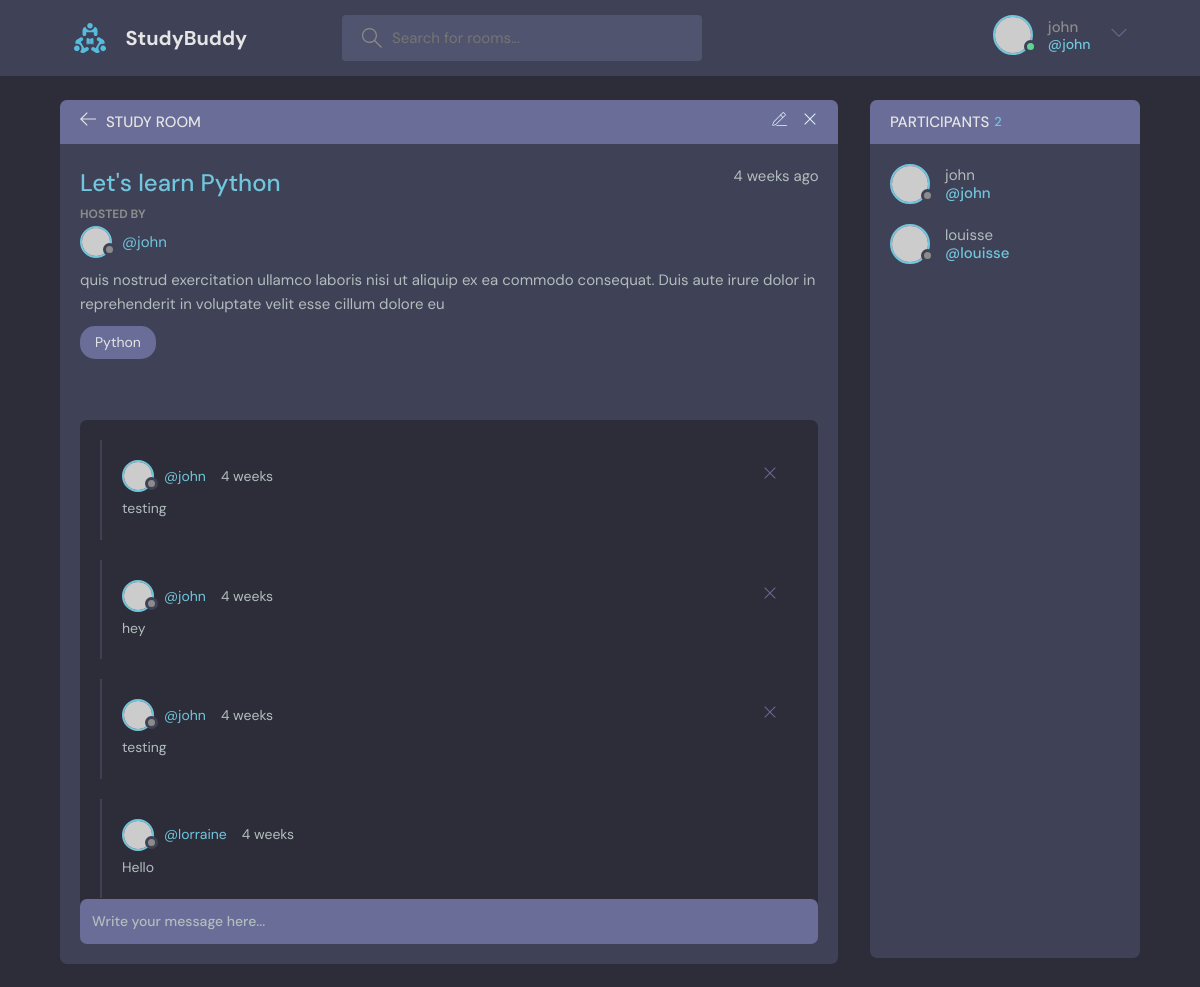
/room/2/ (signed in), run on the app's committed database.
### baseapp/models.py (models this page shows, shortened)
class Room(models.Model):
    host = models.ForeignKey(User, on_delete=models.SET_NULL, null=True)       # when User table got deleted the host data will set to Null
    topic = models.ForeignKey(Topic, on_delete=models.SET_NULL, null=True)     # Cascade - when User table got deleted the host data will delete too
    name = models.CharField(max_length=255)
    description = models.TextField(null=True, blank=True)
    participant = models.ManyToManyField(User, related_name="participants", blank=True)   # models.ManyToManyField(<Tablename>,<name use in views.py>, it's okay to get an empty value in participants) # related_name = name in admin panel
    updated = models.DateTimeField(auto_now=True)
    created = models.DateTimeField(auto_now_add=True)
    class Meta:
        ordering = ["-updated", "-created"]         # with '-' is descending order (last will be the first)

class Topic(models.Model):
    name = models.CharField(max_length=255)

class Message(models.Model):
    user = models.ForeignKey(User, on_delete=models.CASCADE)                # -> foreignkey is to connect another table
    room = models.ForeignKey(Room, on_delete=models.SET_NULL, null=True)    # model.key -> the Room table is the 'parent' and the Message table is the 'child'
    body = models.TextField()
    updated = models.DateTimeField(auto_now=True)
    created = models.DateTimeField(auto_now_add=True)
    class Meta:
        ordering = ["-updated", "-created"]

### baseapp/views.py (the view, shortened to what this page needs)
# urls.py: path("room/<int:id>/", views.room, name="room"),
def room(request, id):
    room = Room.objects.all().get(id=id)
    room_message = room.message_set.all()           # <parent_table>.<child_talbe(lowecase)>.message_set.all() -> call all data from child table which is the message (many to one)
    room_participants = room.participant.all()      # get the child of Room (id is equal to 1)
    context = {
        "room": room,
        "room_messages": room_message,
        "room_participants": room_participants
    }
    return render(request, "room.html", context)

### baseapp/templates/room.html (shortened to what this page needs)
{% extends 'main.html' %}
{% block content %}
<main class="profile-page layout layout--2">
  <div class="container">
    <div class="room">
      <div class="room__top">
        <div class="room__topLeft">
          <a href="/">
            <svg version="1.1" xmlns="http://www.w3.org/2000/svg" width="32" height="32" viewBox="0 0 32 32">
              <title>arrow-left</title>
              <path
                d="M13.723 2.286l-13.723 13.714 13.719 13.714 1.616-1.611-10.96-10.96h27.625v-2.286h-27.625l10.965-10.965-1.616-1.607z"
              ></path>
            </svg>
          </a>
          <h3>Study Room</h3>
        </div>
        {% if request.user == room.host %}
        <div class="room__topRight">
          <a href="/update-room/{{room.id}}">
          </a>
          <a href="/delete-room/{{room.id}}">
            <svg version="1.1" xmlns="http://www.w3.org/2000/svg" width="32" height="32" viewBox="0 0 32 32">
              <title>remove</title>
              <path
                d="M27.314 6.019l-1.333-1.333-9.98 9.981-9.981-9.981-1.333 1.333 9.981 9.981-9.981 9.98 1.333 1.333 9.981-9.98 9.98 9.98 1.333-1.333-9.98-9.98 9.98-9.981z"
              ></path>
            </svg>
          </a>
        </div>
        {% endif %}
      </div>
      <div class="room__box scroll">
        <div class="room__header scroll">
          <div class="room__info">
            <h3>{{room.name}}</h3>
            <span>{{room.created|timesince}} ago</span>
          </div>
          <div class="room__hosted">
            <p>Hosted By</p>
            <a href="/profile/{{room.host.id}}" class="room__author">
              <div class="avatar avatar--small">
                <img src="https://randomuser.me/api/portraits/men/37.jpg" />
              </div>
              <span>@{{room.host}}</span>
            </a>
          </div>
          <div class="room__details">
            {{room.description}}
          </div>
          <span class="room__topics">{{room.topic.name}}</span>
        </div>
        <div class="room__conversation">
          <div class="threads scroll">
            {% for message in room_messages %}
            <div class="thread">
              <div class="thread__top">
                <div class="thread__author">
                  <a href="/profile/{{message.user.id}}" class="thread__authorInfo">
                    <div class="avatar avatar--small">
                      <img src="https://randomuser.me/api/portraits/men/37.jpg" />
                    </div>
                    <span>@{{message.user.username}}</span>
                  </a>
                  <span class="thread__date">{{message.room.created|timesince}}</span>
                </div>
                {% if request.user == message.user %}
                <a href="/delete-message/{{message.id}}">
                <div class="thread__delete">
                  <svg version="1.1" xmlns="http://www.w3.org/2000/svg" width="32" height="32" viewBox="0 0 32 32">
                    <title>remove</title>
                    <path
                      d="M27.314 6.019l-1.333-1.333-9.98 9.981-9.981-9.981-1.333 1.333 9.981 9.981-9.981 9.98 1.333 1.333 9.981-9.98 9.98 9.98 1.333-1.333-9.98-9.98 9.98-9.981z"
                    ></path>
                  </svg>
                </div>
                </a>
                {% endif %}
              </div>
              <div class="thread__details">
                {{message.body}}
              </div>
            </div>
            {% endfor %}
          </div>
        </div>
      </div>
      <div class="room__message">
        <form method="POST" action="#">
          <input name="body" placeholder="Write your message here..." />
        </form>
      </div>
    </div>
    <div class="participants">
      <h3 class="participants__top">Participants <span>{{room_participants.count}}</span></h3>
      <div class="participants__list scroll">
          {% for user in room_participants %}
        <a href="/profile/{{user.id}}" class="participant">
          <div class="avatar avatar--medium">
            <img src="https://randomuser.me/api/portraits/men/37.jpg" />
          </div>
          <p>
            {{user.username}}
            <span>@{{user.username}}</span>
          </p>
        </a>
        {% endfor %}
      </div>
    </div>
  </div>
</main>
{% endblock %}

### baseapp/templates/navbar.html (shortened to what this page needs)
{% load static %}
<header class="header header--loggedIn">
    <div class="container">
    <a href="/" class="header__logo">
      <img src="{% static 'images/logo.svg' %}" />
      <h1>StudyBuddy</h1>
    </a>
    <form class="header__search" method="GET">
      <label>
        <input name="q" placeholder="Search for rooms..." />
      </label>
    </form>
    <nav class="header__menu">
        {% if request.user.is_authenticated %}
          <div class="header__user">
            <a href="/profile/{{request.user.id}}">
              <div class="avatar avatar--medium active">
                <img src="https://randomuser.me/api/portraits/men/37.jpg" />
              </div>
              <p>{{request.user.username}} <span>@{{request.user.username}}</span></p>
            </a>
            <button class="dropdown-button">
              <svg version="1.1" xmlns="http://www.w3.org/2000/svg" width="32" height="32" viewBox="0 0 32 32">
                <title>chevron-down</title>
                <path d="M16 21l-13-13h-3l16 16 16-16h-3l-13 13z"></path>
              </svg>
            </button>
          </div>
        {% else %}
          <a href="/login">
            <img src="{% static 'images/avatar.svg' %}"/>
            <p>Login</p>
          </a>
        {% endif %}
    </nav>
    </div>
</header>

### data on the page
Room: name "Let's learn Python", created "4 weeks", host "john", description "quis nostrud exercitation ullamco laboris nisi ut aliquip ex ea commodo consequat. Duis aute irure dolor in reprehenderit in voluptate velit esse cillum dolore eu", topic.name "Python"
Message: user.username "john", room.created "4 weeks", body "testing"
Message: user.username "john", room.created "4 weeks", body "hey"
Message: user.username "john", room.created "4 weeks", body "testing"
Message: user.username "lorraine", room.created "4 weeks", body "Hello"

### other printed values
{{ request.user.username }} "john"
{{ room_participants.count }} "2"
{{ user.username }} "john"
{{ user.username }} "louisse"
